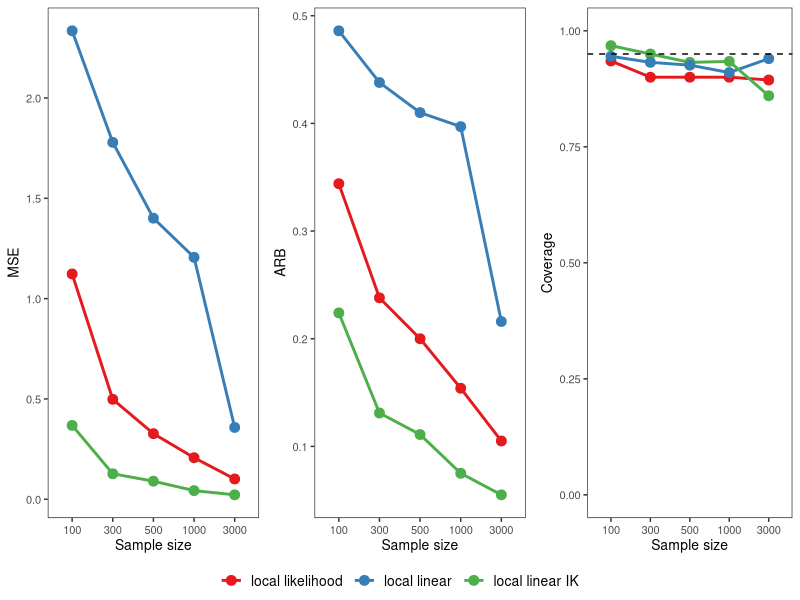

Here is the R script that generated this plot:
library(tidyverse)
library(gridExtra)

type_ZIP_trial100 = read.csv('100_type_ZIP_trial_500_mis.csv')
type_ZIP_trial300 = read.csv('300_type_ZIP_trial_500_mis.csv')
type_ZIP_trial500 = read.csv('500_type_ZIP_trial_500_mis.csv')
type_ZIP_trial1000 = read.csv('1000_type_ZIP_trial_500_mis.csv')
type_ZIP_trial3000 = read.csv('3000_type_ZIP_trial_500_mis.csv')



make_result = function(dataframe, truevalue, sample){
  
  dataframe = dataframe[complete.cases(dataframe),]
  ind = which(dataframe$zipest!= Inf) 

  mse_local = round(mean((dataframe$zipest[ind]-truevalue)^2), 3)
  mse_lin_IK = round(mean((dataframe$linest_IK_r-truevalue)^2), 3)
  mse_lin = round(mean((dataframe$linest-truevalue)^2), 3)
  
  abs_local = round(mean(abs(dataframe$zipest[ind]-truevalue)/truevalue), 3)
  abs_lin_IK = round(mean(abs(dataframe$linest_IK_r-truevalue)/truevalue), 3)
  abs_lin = round(mean(abs(dataframe$linest - truevalue)/truevalue), 3)
  
  ci_local = round(mean(dataframe$zip_ci_left[ind] <= truevalue & dataframe$zip_ci_right[ind] >= truevalue, na.rm=T), 3)
  ci_lin_IK = round(mean(dataframe$lin_ci_left_IK_r <= truevalue & dataframe$lin_ci_right_IK_r >= truevalue, na.rm=T), 3)
  ci_lin = round(mean(dataframe$lin_ci_left <= truevalue & dataframe$lin_ci_right >= truevalue, na.rm=T), 3)
  
  result = data.frame('num_sam' = sample, 'mselocal' = mse_local, 'abslocal' = c(abs_local), 'cilocal' = c(ci_local), 'mselin_IK' = mse_lin_IK, 'abslin_IK' = c(abs_lin_IK), 'cilin_IK' = c(ci_lin_IK), 'mselin' = mse_lin, 'abslin' = abs_lin, 'cilin' = ci_lin)
  
  return(result)
}



truediff_zip = exp(1.1)/(1+exp(-2.3)) - exp(-0.1)/(1+exp(-0.5))
zip100 = make_result(type_ZIP_trial100 , truediff_zip, 100)
zip300 = make_result(type_ZIP_trial300 , truediff_zip, 300)
zip500 = make_result(type_ZIP_trial500, truediff_zip, 500)
zip1000 = make_result(type_ZIP_trial1000, truediff_zip, 1000)
zip3000 = make_result(type_ZIP_trial3000, truediff_zip, 3000)

zip = rbind(zip100, zip300, zip500, zip1000, zip3000)
colnames(zip) = c('N', 'local likelihood mse', 'local likelihood arb', 'local likelihood coverage', 'local linear IK mse', 'local linear IK arb', 'local linear IK coverage', 'local linear mse', 'local linear arb', 'local linear coverage')
zip


library(ggpubr)
make_graph = function(data){
  
  mse = data %>% gather(model, mse, contains("mse")) %>% mutate(.data = ., model = str_sub(string = model, start = -30, end = -4)) %>% 
    ggplot() + geom_line(mapping = aes(x=factor(N), y= mse, color=model, group=model), size=1) +
    geom_point(mapping = aes(x = factor(N), y=mse, color=model, group=model), size=3) +theme_bw()+
    theme(panel.grid.major.x = element_blank(), panel.grid.minor.x = element_blank(), 
          panel.grid.major.y = element_blank(), panel.grid.minor.y = element_blank(), 
          #axis.ticks.x=element_blank(), 
          #axis.ticks.y=element_blank(), 
          axis.text.y=element_text(size=8), 
          axis.text.x=element_text(size=8),
          axis.title.x = element_text(size=10),
          axis.title.y = element_text(size=10),
          plot.title = element_text(face = "bold", size = 15, hjust = 0.5),
          legend.title = element_blank(), legend.text = element_text(size=10), legend.position='bottom') + scale_color_brewer(palette= "Set1")+ xlab('Sample size') + ylab('MSE')
  
  arb = data %>% gather(model, arb, contains("arb")) %>%  mutate(.data = ., model = str_sub(string = model, start = -30, end = -4)) %>% 
    ggplot() + geom_line(mapping = aes(x=factor(N), y= arb, color=model, group=model), size=1) +
    geom_point(mapping = aes(x = factor(N), y=arb, color=model, group=model), size=3) +theme_bw()+
    theme(panel.grid.major.x = element_blank(), panel.grid.minor.x = element_blank(), 
          panel.grid.major.y = element_blank(), panel.grid.minor.y = element_blank(), 
          #axis.ticks.x=element_blank(), 
          #axis.ticks.y=element_blank(), 
          axis.text.y=element_text(size=8), 
          axis.text.x=element_text(size=8),
          axis.title.x = element_text(size=10),
          axis.title.y = element_text(size=10),
          plot.title = element_text(face = "bold", size = 15, hjust = 0.5),
          legend.title = element_blank(), legend.text = element_text(size=10), legend.position='bottom') + scale_color_brewer(palette= "Set1")+ xlab('Sample size') + ylab('ARB')
  
  coverage = data %>% gather(model, coverage, contains("coverage")) %>%  mutate(.data = ., model = str_sub(string = model, start = -35, end = -10)) %>% 
    ggplot() + geom_line(mapping = aes(x=factor(N), y= coverage, color=model, group=model), size=1) +
    geom_point(mapping = aes(x = factor(N), y=coverage, color=model, group=model), size=3) +theme_bw()+
    theme(panel.grid.major.x = element_blank(), panel.grid.minor.x = element_blank(), 
          panel.grid.major.y = element_blank(), panel.grid.minor.y = element_blank(), 
          #axis.ticks.x=element_blank(), 
          #axis.ticks.y=element_blank(), 
          axis.text.y=element_text(size=8), 
          axis.text.x=element_text(size=8),
          axis.title.x = element_text(size=10),
          axis.title.y = element_text(size=10),
          plot.title = element_text(face = "bold", size = 15, hjust = 0.5),
          legend.title = element_blank(), legend.text = element_text(size=10), legend.position='bottom') + ylim(0, 1) +  scale_color_brewer(palette= "Set1")+ geom_hline(yintercept=0.95, linetype=2) + xlab('Sample size') + ylab('Coverage')
  
  return(ggarrange(mse, arb, coverage, nrow=1, common.legend = TRUE, legend="bottom"))
  
}


make_graph(zip)


